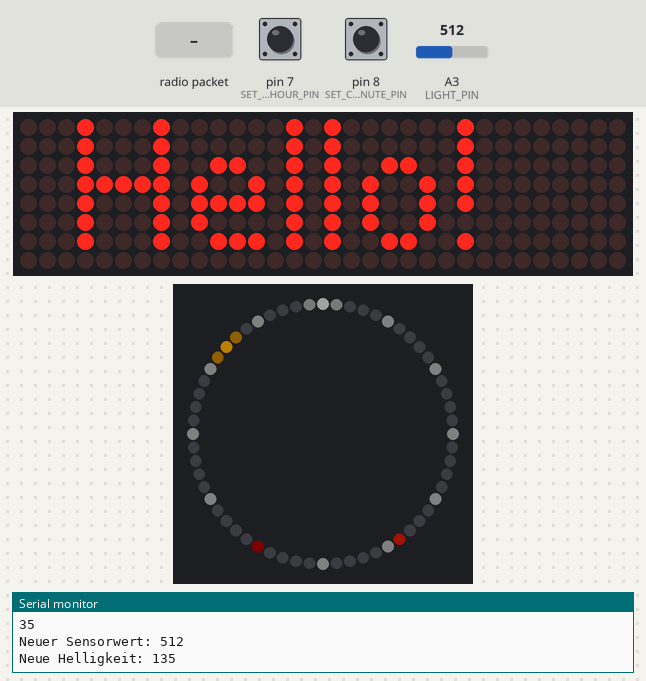
Bench run of a sketch on a simulated Arduino Uno, built with avr-gcc and run on an emulated ATmega328P. Parts: 32×8 LED matrix, 60 RGB LEDs in a ring, first at the top, clockwise, the last lines printed to the serial monitor. The test bench sets the inputs (shaded band); at power-on: A3 (LIGHT_PIN) = 512, pin 7 (SET_CLOCK_HOUR_PIN) LOW, pin 8 (SET_CLOCK_MINUTE_PIN) LOW. Dim RGB values are drawn brighter than linear; the local clock reads 2024-03-15 10:24:30 at power-on unless the sketch sets it; random numbers use the default seed unless the sketch sets one; no radio packets arrive unless stated.

Above: at 5.9 s.
6.0 s: radio packet "1" arrives
At 8.08 s:
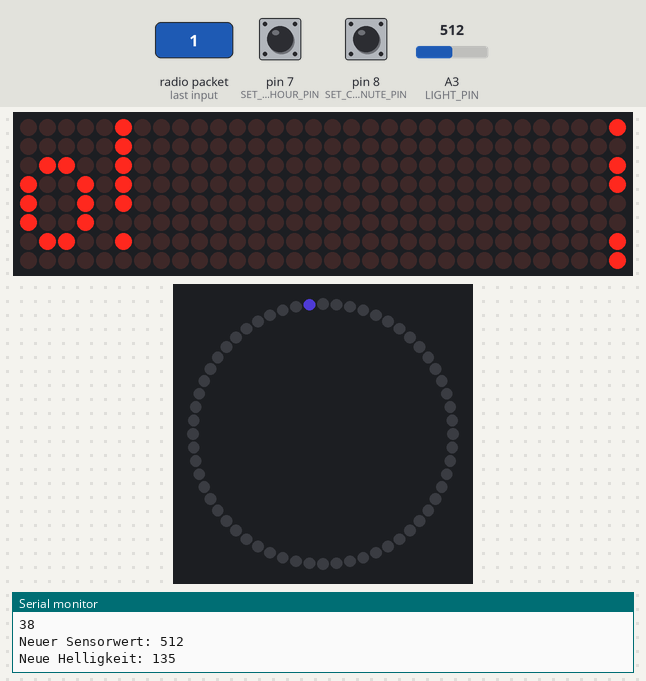
9.0 s: A3 (LIGHT_PIN) set to 107
At 10.8 s:
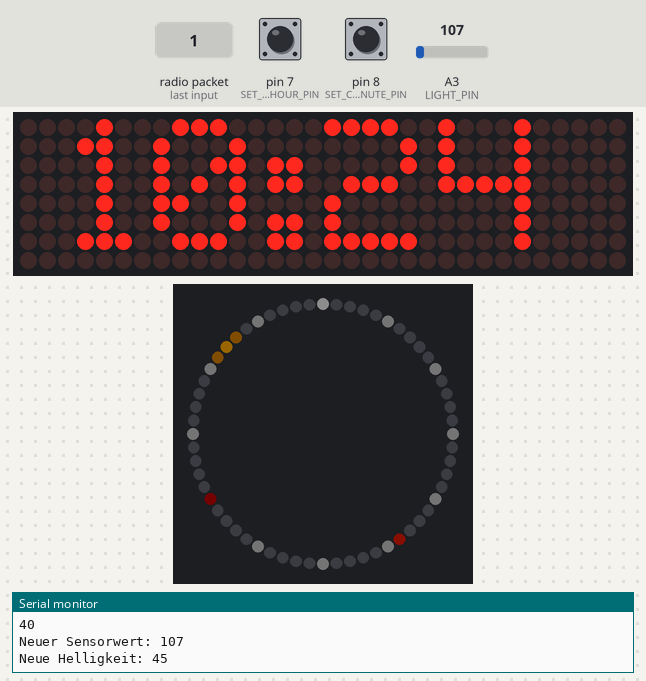
12.0 s: A3 (LIGHT_PIN) set to 91
At 12.9 s:
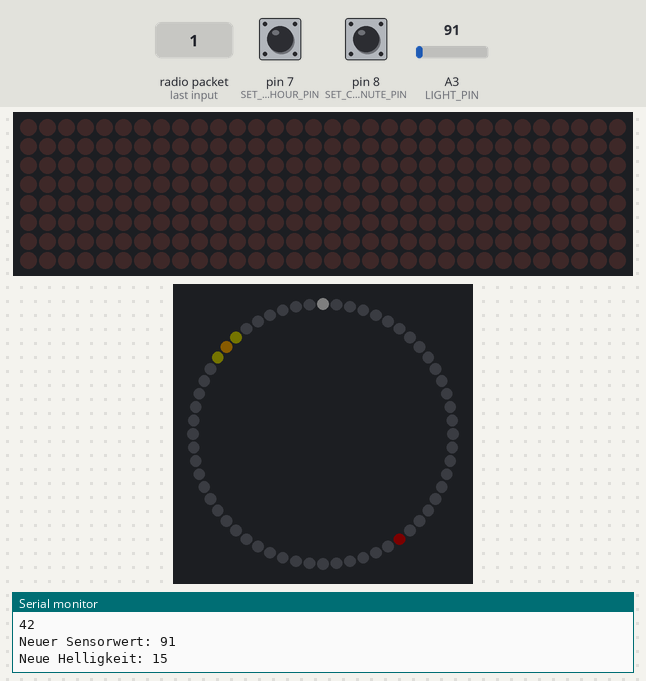
13.5 s: radio packet "0" arrives
At 15.6 s:
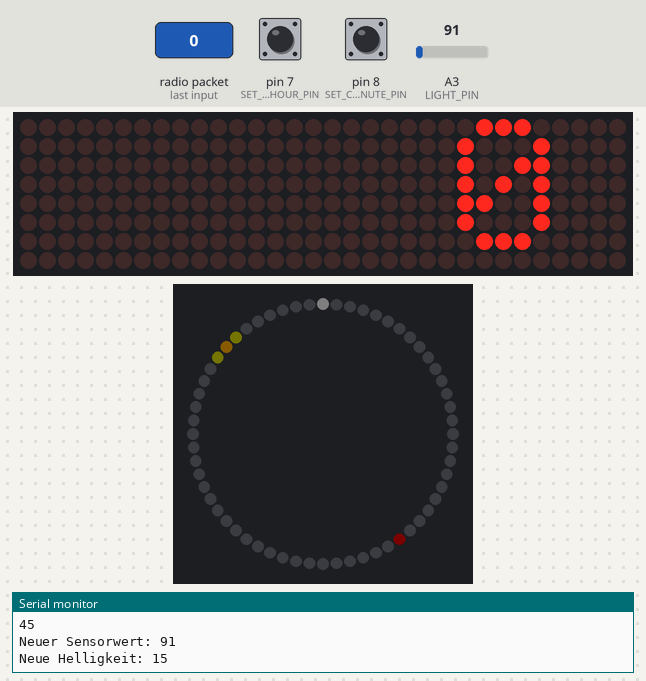
16.1 s: A3 (LIGHT_PIN) set to 122
At 17.8 s:
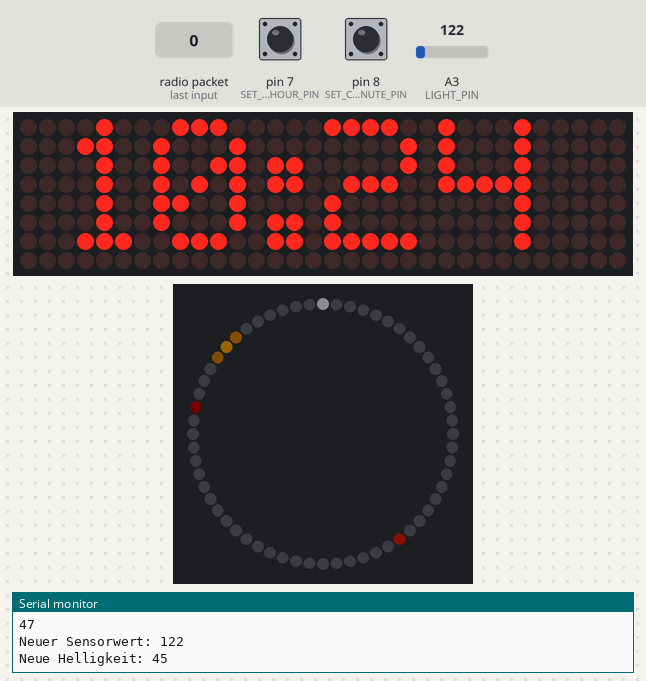
19.1 s: radio packet "2" arrives
At 20.12 s:
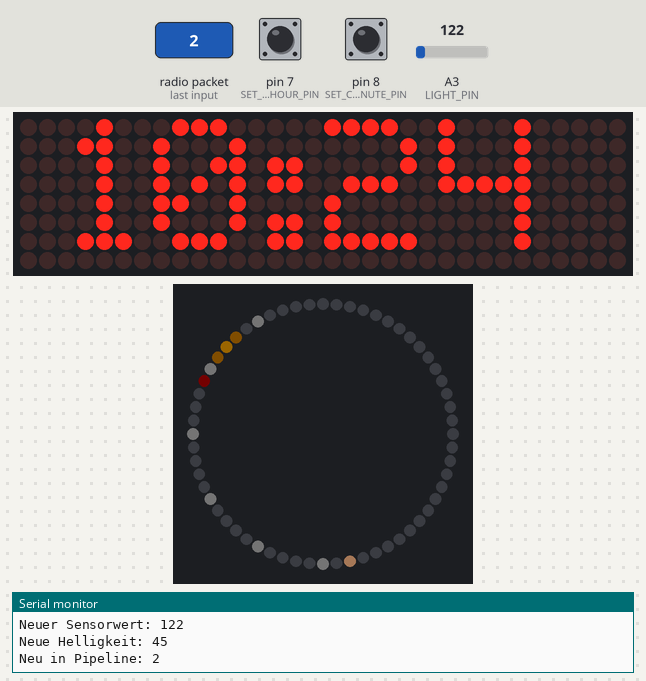

Measured:
- the behaviour switches between 100 and 99 on A3 (LIGHT_PIN) (found by bisection; images 2 and 3)
- what the display in image 5 shows lasts 1.1 s, from 17.0 s to 18.1 s

The sketch:

neoPixelRingUhr.ino
```cpp
#include <Adafruit_NeoPixel.h>
#include <MD_MAX72xx.h>
#include <SPI.h>
#include <RF24.h>
#include "RTClib.h"
#include <Wire.h>

/* ****************************************************
 *                 START CONFIGURATION
 **************************************************** */
// Data-Pin for Neo Pixel Ring
#define PIN 6
// Pin for Light-Sensor
#define LIGHT_PIN A3

// Pins for MD_MAX LED Matrix
#define  CLK_PIN   3
#define  DATA_PIN  4
#define  CS_PIN    5

#define NRF_CE_PIN  9
#define NRF_CSN_PIN 10

#define SET_CLOCK_HOUR_PIN 7
#define SET_CLOCK_MINUTE_PIN 8

// Count of 8x8 Blocks
#define  MAX_DEVICES 4
// Delay of the LED Matrix in milliseconds
#define SCROLL_DELAY  30
// pixels between characters
#define  CHAR_SPACING  1
// Maximum length of Characters for Textoutput on LED Matrix
#define  BUF_SIZE  50

// Settings for NeoPixel brightness
int out[]  = {1, 30,  100, 180,  255};
int in[]   = {0, 100, 350, 700, 1000};

// 3 Farbwerte (RGB) je Zeiger (Stunde, Minute, Sekunde)
byte colors[3][3] = {  {150,100,0},
                       {60,8,1},
                       {10,0,0}
                    };

// Helligkeit der ersten Dimm-Stufe
int colorDiffPercent1 = 80;

// pipes[0] = Klingel
// pipes[1] = Freie Textnachricht
// ... weitere bisher ohne Verwendung
static const uint64_t pipes[6] = {0xF0F0F0F0E1LL, 0xF0F0F0F0D2LL, 0xF0F0F0F0C3LL, 0xF0F0F0F0B4LL, 0xF0F0F0F0A5LL, 0xF0F0F0F096LL};

static uint32_t keyDelay = 150;

/* ****************************************************
 *                 ENDE CONFIGURATION
 **************************************************** */


long c_hour   = -1;
long c_hour1   = -1;
long c_minute = -1;
long c_second = -1;
int lastSec = -1;
int lastMin = -1;
int lastHour = -1;
int sensorWert = -1;
int bright = -1;
int h = -1;
int m = -1;
int s = -1;
boolean secVisible = false;

char messagePipe[10][BUF_SIZE];
char lastMessage[BUF_SIZE];

MD_MAX72XX mx = MD_MAX72XX(DATA_PIN, CLK_PIN, CS_PIN, MAX_DEVICES);
RF24 radio(NRF_CE_PIN, NRF_CSN_PIN);

char curMessage[BUF_SIZE];
char newMessage[BUF_SIZE];
bool newMessageAvailable = true;
bool reset = false;
static byte ndx = 0;
char endMarker = '\n';
char rc;
bool newData = false;
char receivedChars[BUF_SIZE];


Adafruit_NeoPixel ring = Adafruit_NeoPixel(60, PIN, NEO_GRBW + NEO_KHZ800);
RTC_DS1307 rtc;
DateTime now;

static uint32_t lastKeyPressedTime = 0;


void setup() {
  // Start Serial Port
  Serial.begin(57600);

  pinMode(SET_CLOCK_HOUR_PIN, INPUT);
  pinMode(SET_CLOCK_MINUTE_PIN, INPUT);

  pinMode(LIGHT_PIN, INPUT);

  for(int i=0;i<10;i++){
    strcpy(messagePipe[i],"");
  }

  // Init Led Matrix
  mx.begin();
  mx.setShiftDataInCallback(scrollDataSource);
  mx.setShiftDataOutCallback(scrollDataSink);
  strcpy(curMessage, "Hello!        ");
  newMessage[0] = '\0';

  initRtc();

  initRf();

  ring.begin();

  messageAnimation();
  messageAnimation();
  messageAnimation();

  // Init NeoPixel Ring
  int r = 0;
  int g = 0;
  int b = 0;

  // Calculate Colors for hourhand
  c_hour    = ring.Color(colors[0][0],colors[0][1],colors[0][2]);
  c_hour1   = ring.Color(darker(colors[0][0],colorDiffPercent1),darker(colors[0][1],colorDiffPercent1),darker(colors[0][2],colorDiffPercent1));

  // Calculate Colors for minutehand
  c_minute  = ring.Color(colors[1][0],colors[1][1],colors[1][2]);

  // Calculate Colors for secondhand
  c_second  = ring.Color(colors[2][0],colors[2][1],colors[2][2]);

  // Show clock hands
  ring.show();

  delay(500);
}


void loop() {
    // refresh current Time
    now = rtc.now();
    delay(20);

    sensorWert = analogRead(LIGHT_PIN);

    checkClockButtons();

    checkRf();

    h = getHourPixel();
    m = getMinutePixel();
    if(m==60){
      h=h+1;
      m=0;
    }
    s = getSecondPixel();

  // NeoPixel Ring nur aktualisieren,
  // wenn sich die Sekunden geändert haben
    if(lastSec != s){
      Serial.println(s);

      if(s == 0){
        char clockTime[10];
        Serial.println("wieder ne Minute rum");
        sprintf(clockTime, " %02i:%02i ", now.hour(), m);
        if(bright > out[1]){
          addNewTextToPipeline(clockTime);
        }
      }

      // remove old hands
      clearOldPixels();

      // show Markers for 5 Minute Steps
      showClockMarker();

      // recalculate Brightness dependent on Lightsensor
      refreshBrightness();

      // set new hand positions
      setClockPixel();

      // show new settings
      ring.show();

      // remember current time settings
      // to clear hands on next loop
      lastSec  = s;
      lastMin  = m;
      lastHour = h;
    }

    // handle LED Matrix
    handleLedMatrix();

    // check for new Message by RF
    checkRf();

    // wait
    delay(10);
}
```

ledMatrix.ino
```cpp
/**
 * LED-Matrix verarbeiten
 */
void handleLedMatrix(){
  if(newMessageAvailable){
      scrollText();
    } else {
      if (strlen(messagePipe[0])>0) {
        messageAnimation();

        setNewText(messagePipe[0]);
        removeFirstEntryFromPipe();
        delay(10);
      } else {
        if(bright > out[1]){
          showClockTime();
        } else {
          mx.clear();
        }
      }
    }
}

/**
 * Neuen Text in MessageQueue aufnehmen
 */
void addNewTextToPipeline(const char *newMessage){
  bool added = false;
  for(int index = 0; index < (sizeof(messagePipe)/BUF_SIZE)-1; index++){
      if(strstr(messagePipe[index], newMessage)!=NULL || strstr(lastMessage, newMessage)!=NULL){
        return;
      } else if (!added && strlen(messagePipe[index])==0 ) {
        Serial.print("Neu in Pipeline: ");
        Serial.println(newMessage);

        strcpy(messagePipe[index], newMessage);
        added = true;
      }
  }
}


/**
 * Ersten Wert aus MessageQueue entfernen
 */
void removeFirstEntryFromPipe(){
  Serial.print("Entferne *");
  Serial.print(messagePipe[0]);
  Serial.println("* aus Pipeline");
  for(int index = 0; index < (sizeof(messagePipe)/BUF_SIZE)-1; index++){
    strcpy(messagePipe[index], messagePipe[index + 1]);
  }
  strcpy(messagePipe[sizeof(messagePipe)/BUF_SIZE-1], "");
}


/**
 * set new Text for scrolling Text
 */
void setNewText(const char *newMessage){
    Serial.print("Neue Nachricht: ");
    Serial.println(newMessage);
    strcpy(lastMessage, curMessage);
    sprintf(curMessage, "%s%s", newMessage, "          \0");
    newMessageAvailable = true;
    reset = true;
}


/**
 * show ClockTime in LED-Matrix (without scrolling)
 */
void showClockTime(){
  char clockTime[10];
  sprintf(clockTime, " %02i:%02i ", now.hour(), now.minute());
  printText(0, MAX_DEVICES-1, clockTime);
}


/**
 * Callback to handle scrolled out text
 */
void scrollDataSink(uint8_t dev, MD_MAX72XX::transformType_t t, uint8_t col){
  #if PRINT_CALLBACK
    Serial.print("\n cb ");
    Serial.print(dev);
    Serial.print(' ');
    Serial.print(t);
    Serial.print(' ');
    Serial.println(col);
  #endif

  checkRf();
}


/**
 * Callback to handle text scrolling in
 */
uint8_t scrollDataSource(uint8_t dev, MD_MAX72XX::transformType_t t){
  static char   *p = curMessage;
  static uint8_t  state = 0;
  static uint8_t  curLen, showLen;
  static uint8_t  cBuf[8];
  uint8_t colData;
  if (reset){
      p = curMessage;
      reset = false;
  }
  // finite state machine to control what we do on the callback
  switch(state)
  {
    case 0: // Load the next character from the font table
      if (*p == '\0') {
       newMessageAvailable = false;
       strcpy(lastMessage, "");
       break;
      }
      showLen = mx.getChar(*p++, sizeof(cBuf)/sizeof(cBuf[0]), cBuf);
      curLen = 0;
      state++;

    case 1: // display the next part of the character
      colData = cBuf[curLen++];
      if (curLen == showLen)
      {
        showLen = CHAR_SPACING;
        curLen = 0;
        state = 2;
      }
      break;

    case 2: // display inter-character spacing (blank column)
      colData = 0;
      curLen++;
      if (curLen == showLen)
        state = 0;
      break;

    default:
      state = 0;
  }

  checkRf();

  return(colData);
}


/**
 * Callable method to scroll text
 */
void scrollText(void){
  static uint32_t prevTime = 0;
  if (millis()-prevTime >= SCROLL_DELAY){
    mx.transform(MD_MAX72XX::TSL);  // scroll along - the callback will load all the data
    prevTime = millis();      // starting point for next time
  }

  checkRf();
}


void printText(uint8_t modStart, uint8_t modEnd, char *pMsg)
// Print the text string to the LED matrix modules specified.
// Message area is padded with blank columns after printing.
{
  uint8_t   state = 0;
  uint8_t    curLen;
  uint16_t  showLen;
  uint8_t   cBuf[8];
  int16_t   col = ((modEnd + 1) * COL_SIZE) - 1;

  mx.control(modStart, modEnd, MD_MAX72XX::UPDATE, MD_MAX72XX::OFF);

  do     // finite state machine to print the characters in the space available
  {
    switch(state)
    {
      case 0: // Load the next character from the font table
        // if we reached end of message, reset the message pointer
        if (*pMsg == '\0')
        {
          showLen = col - (modEnd * COL_SIZE);  // padding characters
          state = 2;
          break;
        }

        // retrieve the next character form the font file
        showLen = mx.getChar(*pMsg++, sizeof(cBuf)/sizeof(cBuf[0]), cBuf);
        curLen = 0;
        state++;
        // !! deliberately fall through to next state to start displaying

      case 1: // display the next part of the character
        mx.setColumn(col--, cBuf[curLen++]);

        // done with font character, now display the space between chars
        if (curLen == showLen)
        {
          showLen = CHAR_SPACING;
          state = 2;
        }
        break;

      case 2: // initialize state for displaying empty columns
        curLen = 0;
        state++;
        // fall through

      case 3: // display inter-character spacing or end of message padding (blank columns)
        mx.setColumn(col--, 0);
        curLen++;
        if (curLen == showLen)
          state = 0;
        break;

      default:
        col = -1;   // this definitely ends the do loop
    }

    checkRf();

  } while (col >= (modStart * COL_SIZE));

  mx.control(modStart, modEnd, MD_MAX72XX::UPDATE, MD_MAX72XX::ON);
}
```

neoPixelRing.ino
```cpp
/*
 * Pixel für aktuelle Zeiger-Markierung setzen
 */
void setClockPixel(){
    ring.setPixelColor(h-1>0?h-1:60+(h-1), c_hour1);
    ring.setPixelColor(h, c_hour);
    ring.setPixelColor(h+1<60?h+1:h+1-60, c_hour1);

    ring.setPixelColor(m, c_minute);

    if(bright > out[1]){
      ring.setPixelColor(s, c_second);
      secVisible = true;
    }
}


void messageAnimation() {
  for(int i=0;i<60;i++){
    if(i>0){
      ring.setPixelColor(i-1, 0, 0, 0);
    }
    ring.setPixelColor(i, random(0,255), random(0,255), random(0,255));
    ring.show();
    delay(20);
  }
  ring.setPixelColor(59, 0, 0, 0);

}

/*
 * Alte Pixel entfernen
 */
void clearOldPixels(){
    ring.setPixelColor(lastHour, 0, 0, 0);
    ring.setPixelColor(lastHour+1, 0, 0, 0);
    ring.setPixelColor(lastHour-1, 0, 0, 0);

    ring.setPixelColor(lastMin, 0, 0, 0);

    if(secVisible){
      ring.setPixelColor(lastSec, 0, 0, 0);
      secVisible=false;
    }
}


/*
 * Pixel für Uhr-Markierungen (5er Schritte) anzeigen
 * (weiß)
 */
void showClockMarker(){
    ring.setPixelColor(59, 5, 5, 5);
    ring.setPixelColor(0, 70, 70, 70);
    ring.setPixelColor(1, 5, 5, 5);

    for(int i=1;i<=12;i++){
      ring.setPixelColor((i*5), 10, 10, 10);
    }
}


/*
 * Farbwert ermitteln
 */
long getHourColor(){
  return c_hour;
}

long getMinuteColor(){
  return c_minute;
}

long getSecondColor(){
  return c_second;
}


/*
 * Helligkeit anhand des Sensorwerts regeln
 */
void refreshBrightness(){
    Serial.print("Neuer Sensorwert: ");
    Serial.println(sensorWert);

    bright = multiMap(sensorWert, in, out, 4);
    bright = (round(bright/30)*30)+15;
    ring.setBrightness(bright);
    Serial.print("Neue Helligkeit: ");
    Serial.println(bright);
}

/*
 *
 */
byte darker(byte color, float lvl){
  float diffPercent = lvl / 100;
  byte ret = color - (color * diffPercent);

  return color>0?(ret>4?ret:4):0;
}


/*
 * Pixel Index ermitteln
 */
int getHourPixel(){
  int hTmp = now.hour();
  hTmp = hTmp==0?12:hTmp;

  byte hrStp = (now.minute()/12);

  return ((hTmp>12?hTmp-12:hTmp)*5)+hrStp;
}

int getMinutePixel(){
  return now.minute();
}

int getSecondPixel(){
  return now.second();
}


/*
 * Mehrfach Mapping
 */
int multiMap(int val, int* _in, int* _out, uint8_t size)
{
  // take care the value is within range
  // val = constrain(val, _in[0], _in[size-1]);
  if (val <= _in[0]) return _out[0];
  if (val >= _in[size-1]) return _out[size-1];

  // search right interval
  uint8_t pos = 1;  // _in[0] allready tested
  while(val > _in[pos]) pos++;

  // this will handle all exact "points" in the _in array
  if (val == _in[pos]) return _out[pos];

  // interpolate in the right segment for the rest
  return (val - _in[pos-1]) * (_out[pos] - _out[pos-1]) / (_in[pos] - _in[pos-1]) + _out[pos-1];
}


/*
 * Farbring
 */
uint32_t Wheel(byte WheelPos) {
  WheelPos = 255 - WheelPos;
  if(WheelPos < 85) {
   return ring.Color(255 - WheelPos * 3, 0, WheelPos * 3);
  } else if(WheelPos < 170) {
    WheelPos -= 85;
   return ring.Color(0, WheelPos * 3, 255 - WheelPos * 3);
  } else {
   WheelPos -= 170;
   return ring.Color(WheelPos * 3, 255 - WheelPos * 3, 0);
  }
}
```

rf.ino
```cpp
uint8_t ClientNummer;
char signalValue[50] = "";
char signalOn[50] = "Klingel An";

void initRf(){
  radio.begin();
  delay(20);
  radio.setChannel(1);                // Funkkanal - Mögliche Werte: 0 - 127
  radio.setAutoAck(0);
  radio.setPALevel(RF24_PA_HIGH);     // Sendestärke darf die gesetzlichen Vorgaben des jeweiligen Landes nicht überschreiten!
                                     // RF24_PA_MIN=-18dBm, RF24_PA_LOW=-12dBm, RF24_PA_MED=-6dBM, and RF24_PA_HIGH=0dBm
  radio.setDataRate(RF24_1MBPS);

  radio.openReadingPipe(0,pipes[0]);
  radio.openReadingPipe(1,pipes[1]);
  radio.openReadingPipe(2,pipes[2]);
  radio.openReadingPipe(3,pipes[3]);
  radio.openReadingPipe(4,pipes[4]);
  radio.openReadingPipe(5,pipes[5]);

  radio.startListening();
}


void checkRf(){
  char got_message[50] = "";

  if (radio.available(&ClientNummer)){
    radio.read(&got_message, sizeof(got_message));

//    Serial.println();
//    Serial.print("ClientNummer: ");
//    Serial.println(ClientNummer+1);
//    Serial.print("Wert: ");
//    Serial.println(got_message);

    if ((ClientNummer+1 == 1)) {       // Klingel
      if(strcmp(got_message, signalOn) == 0){
        radio.stopListening();
        addNewTextToPipeline("Klingelingeling... Es ist jemand am Eingang");
        delay(200);
        radio.startListening();
      }
    } else if ((ClientNummer+1 == 2)) {
        radio.stopListening();
        addNewTextToPipeline(got_message);

        delay(200);
        radio.startListening();
    }

  }
}
```

rtc.ino
```cpp
void initRtc(){
  if (! rtc.begin()) {
    Serial.println("Couldn't find RTC");
    while (1);
  }

  if (! rtc.isrunning()) {
    Serial.println("RTC is NOT running!");
    rtc.adjust(DateTime(F(__DATE__), F(__TIME__)));
  }
}

 void checkClockButtons(){
    if(digitalRead(SET_CLOCK_HOUR_PIN) == HIGH && lastKeyPressedTime+keyDelay<millis()){
      rtc.adjust(DateTime(now.year(), now.month(), now.day(), now.hour()<23?now.hour()+1:0, now.minute(), now.second()));
      now = rtc.now();
      lastKeyPressedTime = millis();
    }

    if(digitalRead(SET_CLOCK_MINUTE_PIN) == HIGH && lastKeyPressedTime+keyDelay<millis()){
      rtc.adjust(DateTime(now.year(), now.month(), now.day(), now.hour(), now.minute()<59?now.minute()+1:0, now.second()));
      now = rtc.now();
      lastKeyPressedTime = millis();
    }
 }
```
